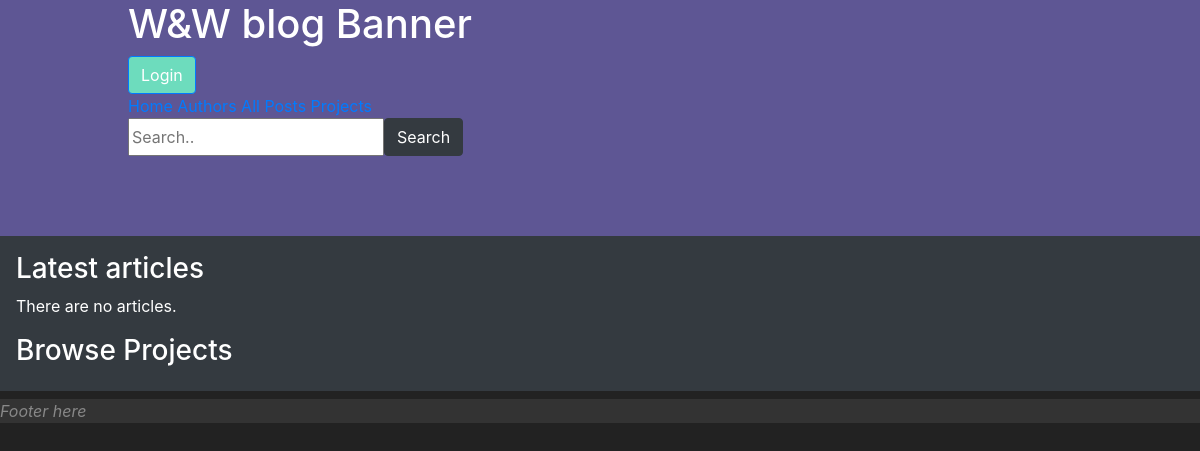
The app's page /, older data.
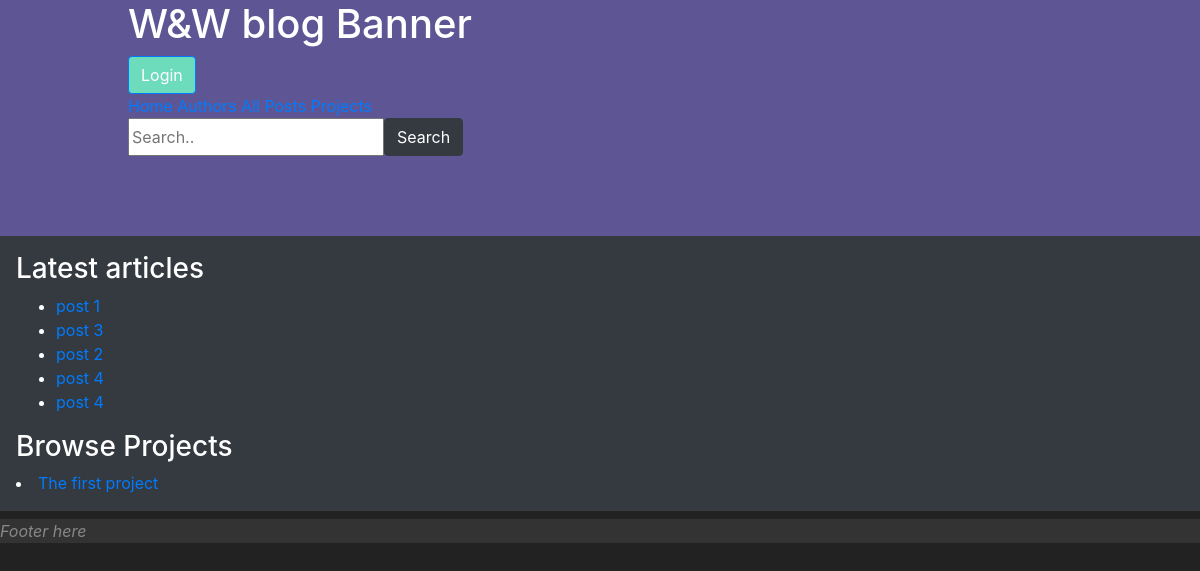
The same page, newer data.
### wwapp/models.py (models this page shows, shortened)
class Article(models.Model):
    article_id = models.AutoField(primary_key=True)
    article_title = models.CharField(max_length=45)
    pub_date = models.DateTimeField(blank=True, null=True)
    author = models.ForeignKey(User, on_delete=models.PROTECT)
    published = models.BooleanField(default=False)
    creation_date = models.DateTimeField(auto_now_add=True)
    """
    # populate with -  default=timezone.now - from django.utils.timezone.now()
    # edit_date = models.DateField(auto_now=True)
    # can be used instead auto_now_add = True,
    """
    class Meta:
        indexes = [
            models.Index(fields=['article_title']),
            models.Index(fields=['author']),
        ]
    """
    # TODO for versions
    # constraints = [
    #     models.UniqueConstraint(fields=['article_id', 'version'], name='article_id_version_unique')
    # ]
    """
    @staticmethod
    def get_latest_articles(count):
        latest_articles = Article.objects.order_by('-pub_date')[:int(count)]
        return latest_articles

class Category(models.Model):
    category_id = models.AutoField(primary_key=True)
    category_name = models.CharField(unique=True, max_length=45)
    category_creator = models.ForeignKey(User, on_delete=models.PROTECT)
    class CategoryType(models.TextChoices):
        PROJECT = 'PROJECT', _('Project')
        TOPIC = 'TOPIC', _('Topic')
        SUBTOPIC = 'SUBTOPIC', _('Sub-Topic')
    category_type = models.CharField(max_length=45, choices=CategoryType.choices, default=CategoryType.PROJECT)
    class Meta:
        indexes = [
            models.Index(fields=['category_name']),
        ]
    @staticmethod
    def get_root_categories():
        return Category.objects.filter(category_type=Category.CategoryType.PROJECT)

### wwapp/views.py (the view)
# urls.py: path('', views.index, name='index'),
def index(request):
    latest_articles = Article.get_latest_articles(count=5)
    projects = Category.get_root_categories()
    values = {
        "latest_articles_list": latest_articles,
        "categories": projects
    }
    return render(request, "wwapp/index.html", values)

### wwapp/templates/wwapp/index.html (shortened to what this page needs)
{% extends 'wwapp/base.html'%}
{% block content %}
    <h3>Latest articles</h3>
    {% if latest_articles_list %}
        <ul title="Latest articles">
            {% for article in latest_articles_list %}
                <li>
                    <a href="{% url 'wwapp:open_article' article.article_id %}">{{ article.article_title }}</a>
                </li>
            {% endfor %}
        </ul>
    {% else %}
        <p>There are no articles.</p>
    {% endif %}
    <h3>Browse Projects</h3>
    {% if categories != -1%}
        {% for cat in categories %}
            <li>
                <a href="{%  url 'wwapp:open_category' cat.category_id %}">{{ cat.category_name }}</a>
            </li>
        {% endfor %}
    {% else %}
        <p>There are no articles.</p>
    {% endif %}
{% endblock %}

### wwapp/templates/wwapp/base.html (shortened to what this page needs)
<!DOCTYPE html>
<html lang="en">
<head>
    <link rel="stylesheet" href="https://stackpath.bootstrapcdn.com/bootstrap/4.3.1/css/bootstrap.min.css"
>
</head>
<body>
<div class="banner" id="banner">
    <div class="banner__title">
        <h1 onclick="location.href = '{% url 'wwapp:index' %}'">W&W blog Banner</h1>
        <button class="button btn btn-primary" id="login-btn" onclick="location.href = '{% url 'wwapp:login' %}'">Login</button>
    </div>
    <div class="banner__nav">
        <a href="{% url 'wwapp:index' %}">Home</a>
        <a href="{% url 'wwapp:browse_users' %}">Authors</a>
        <a href="{% url 'wwapp:browse_articles' %}">All Posts</a>
        <a href="{% url 'wwapp:browse_categories' %}">Projects</a>
        <div class="input-group- mb3">
            <div class="input-group-prepend">
                <input type="text" name="search" placeholder="Search..">
                <button type="submit" name="search_btn" value="search_text" class="btn btn-dark">Search</button>
            </div>
        </div>
    </div>
</div>
<div class="content" , id="content" , name="content">
    <div class="p-3 mb-2 bg-dark text-whit">
        {% block content %}
        {% endblock %}
    </div>
</div>
<footer>
    <i>Footer here</i>
</footer>
</body>
</html>

Row changes from the older to the newer data that the page shows:
added Article: article_title "post 1"
added Article: article_title "post 3"
added Article: article_title "post 2"
added Article: article_title "post 4"
added Article: article_title "post 4"
added Category: category_name "The first project"
Text that changed along with them:
text no longer shown: "There are no articles."
